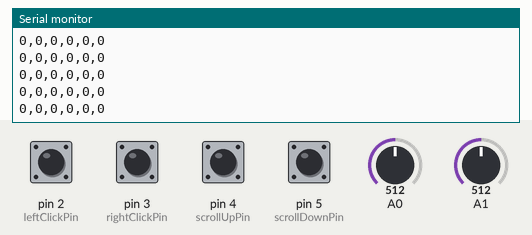
The sketch below on a simulated Arduino Uno, built with avr-gcc and run on an emulated ATmega328P. Shown: the last lines printed to the serial monitor. The test bench sets the inputs (shaded band); at power-on: pin 2 (leftClickPin), pin 3 (rightClickPin), pin 4 (scrollUpPin), pin 5 (scrollDownPin) HIGH, A0 = 512, A1 = 512.

Above: at 1.2 s.
1.3 s: A0 set to 690
At 2.2 s:
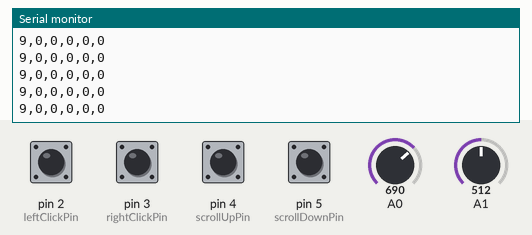
2.8 s: A0 set to 712
At 3.4 s:
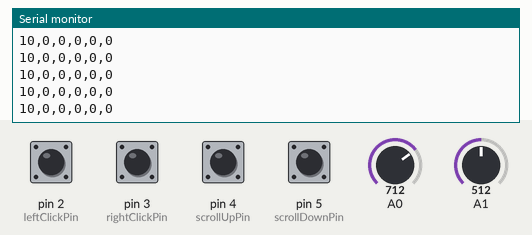
4.3 s: A1 set to 683
At 5.3 s:
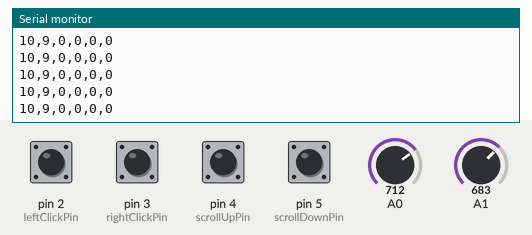
5.8 s: A1 set to 714
At 6.8 s:
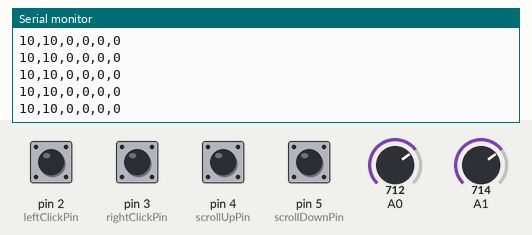
Timing chart, 0 to 8.8 s (numbered marks = the images above; inputs shaded):
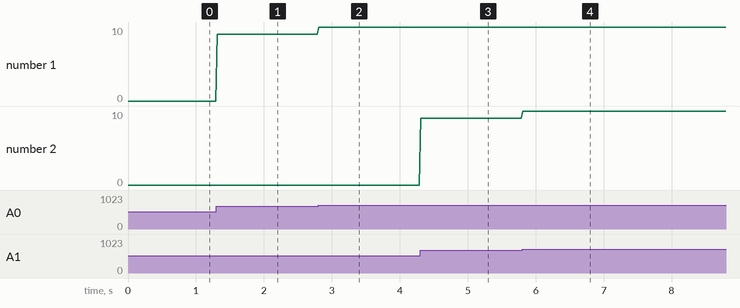

The sketch:

gyromouse.ino
```cpp
#include <Arduino.h>

const int leftClickPin = 2;
const int rightClickPin = 3;
const int scrollUpPin = 4;
const int scrollDownPin = 5;

void setup() {
  Serial.begin(9600);

  pinMode(leftClickPin, INPUT_PULLUP);
  pinMode(rightClickPin, INPUT_PULLUP);
  pinMode(scrollUpPin, INPUT_PULLUP);
  pinMode(scrollDownPin, INPUT_PULLUP);
}

void loop() {
  int xVal = analogRead(A0);  // X from ADXL335
  int yVal = analogRead(A1);  // Y from ADXL335

  // Normalize values a bit
  int xMapped = map(xVal, 300, 700, -10, 10);
  int yMapped = map(yVal, 300, 700, -10, 10);

  // Button states (LOW = pressed)
  int left = digitalRead(leftClickPin) == LOW ? 1 : 0;
  int right = digitalRead(rightClickPin) == LOW ? 1 : 0;
  int up = digitalRead(scrollUpPin) == LOW ? 1 : 0;
  int down = digitalRead(scrollDownPin) == LOW ? 1 : 0;

  // Format: X,Y,L,R,U,D
  Serial.print(xMapped);
  Serial.print(",");
  Serial.print(yMapped);
  Serial.print(",");
  Serial.print(left);
  Serial.print(",");
  Serial.print(right);
  Serial.print(",");
  Serial.print(up);
  Serial.print(",");
  Serial.println(down);

  delay(20);  // smoothness
}
```

Measured:
- after the input at 1.3 s, the serial monitor: prints a new line at once (image 1)
- after the input at 2.8 s, the serial monitor: prints a new line at once (image 2)
- after the input at 4.3 s, the serial monitor: prints a new line at once (image 3)
- after the input at 5.8 s, the serial monitor: prints a new line at once (image 4)
- plotted number 1: 0 → 9 after the input at 1.3 s, 9 → 10 after the input at 2.8 s
